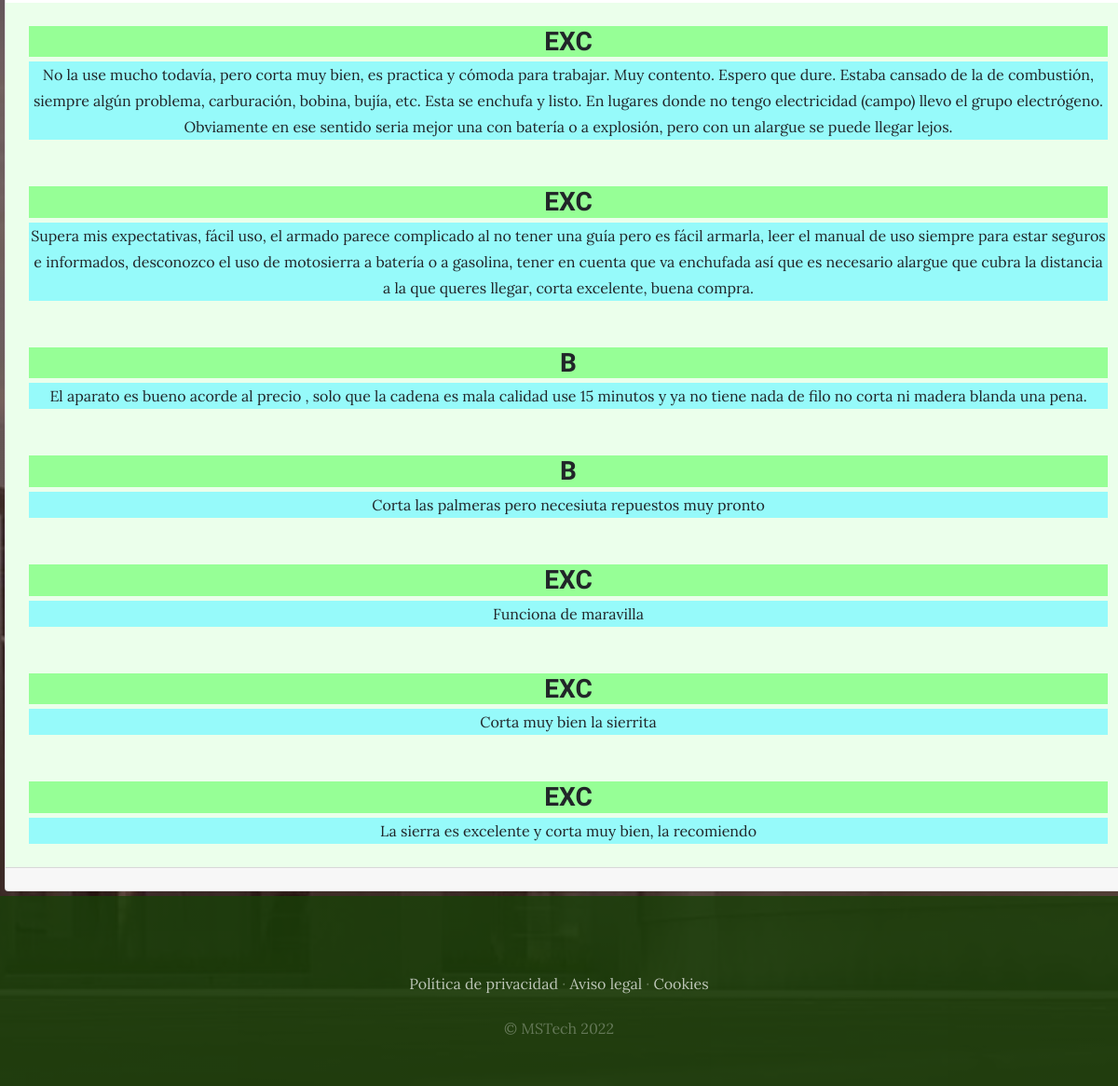
Before: /afterselling/opinion/3/ (lower part) with the older database file.
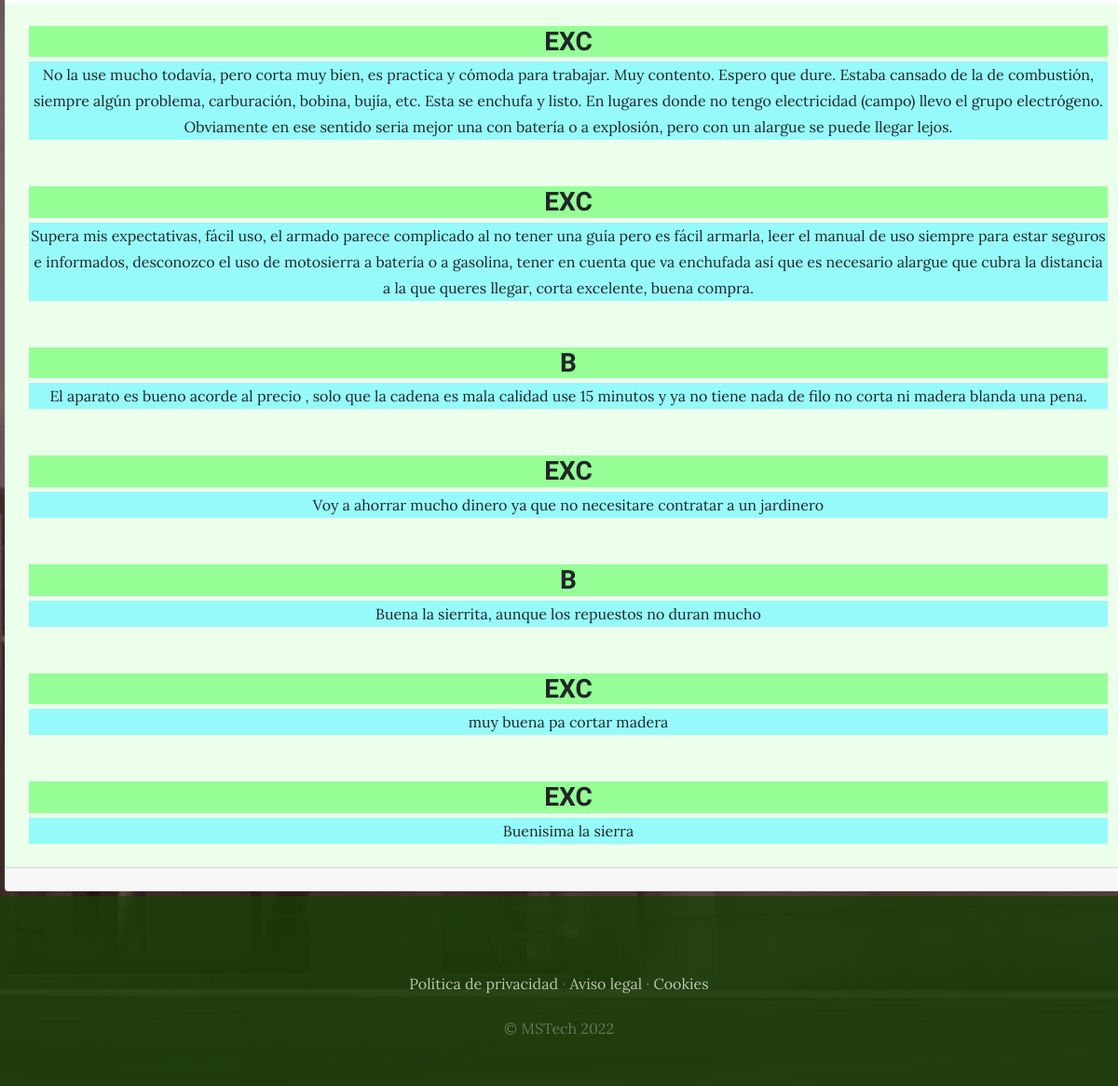
After: the same page with the newer database file.
### afterselling/models.py (models this page shows)
class Encuesta(models.Model):
    M = 'M'
    F = 'F'
    NB = 'N'
    GENERO_CHOICES = [
        (M, 'Masculino'),
        (F,'Femenino'),
        (NB, 'No binario'),
    ]
    genero = models.CharField(
        max_length=2,
        choices=GENERO_CHOICES ,
        default=F,
    )
    EXC = 'EXC'
    MB = 'MB'
    B = 'B'
    REG = 'REG'
    M = 'M'
    OPINION_PRODUCTO_CHOICES = [
        (EXC, 'Excelente'),
        (MB,'Muy bueno'),
        (B, 'Bueno'),
        (REG, 'Regular'),
        (M, 'Malisimo'),
    ]
    opinion = models.CharField(
        max_length=3,
        choices=OPINION_PRODUCTO_CHOICES ,
        default=B,
    )
    resenia=models.TextField(max_length=500)
    edades=models.IntegerField()
    PRIMARIO_I = 'PI'
    PRIMARIO_C = 'PC'
    SECUNDARIO_I = 'SI'
    SECUNDARIO_C = 'SC'
    UNIVERSITARIO_I = 'UI'
    UNIVERSITARIO_C = 'UC'
    POSTGRADO='PGR'
    ESTUDIOS_CHOICES = [
        (PRIMARIO_I, 'Primario incompleto'),
        (PRIMARIO_C, 'Primario completo'),
        (SECUNDARIO_I, 'Secundario incompleto'),
        (SECUNDARIO_C, 'Secundario completo'),
        (UNIVERSITARIO_I, 'Universitario incompleto'),
        (UNIVERSITARIO_C, 'Universitario completo'),
        (POSTGRADO,'Postgrado')
    ]
    estudios = models.CharField(
        max_length=3,
        choices=ESTUDIOS_CHOICES,
        default=SECUNDARIO_C,
    )
    producto = models.IntegerField(default=1)

### afterselling/views.py (the view)
# urls.py: path('opinion/<int:producto_id>/', views.opinion, name="opinion"),
def opinion(request,producto_id):
    opiniones=Encuesta.objects.filter(producto=producto_id)
    producto=Producto.objects.get(pk=producto_id)
    return render(request, "afterselling/opiniones.html",{'opiniones':opiniones,'producto':producto})

### carro/context_processor.py (called while the page is built)
def importe_total_carro(request):
    total=0
    if request.user.is_authenticated:
        for key, value in request.session["carro"].items():
            total=total+float(value["precio"])
    else:
        total="Debes hacer login"
    return {"importe_total_carro":total}

### afterselling/templates/afterselling/opiniones.html (shortened to what this page needs)
{% extends "ProyectoWebApp/base.html" %}
{% load static %}
{% block content %}
<div class="card" style="margin: 5px 5px;text-align: center;width: 100%">
     {% for o in opiniones %}
 <div class="card-body" style="text-align: center;background-color:rgb(235, 255, 235);">
            <h3 class="card-text" style="text-align: center;background-color:rgb(150, 255, 150);width: 100%; margin: 5px 5px;" ><strong>{{o.opinion}}</strong></h3>
            <p class="card-text" style="text-align: center;width: 100%; margin: 5px 5px;background-color:rgb(150, 250, 250);" >{{o.resenia}}</p>
        </div>
 {% endfor %}
        <div class="card-footer text-center">
        </div>
    </div>
{% endblock %}

Changed rows visible on the page:
no longer on this page (row edited): Encuesta: opinion "B", resenia "Corta las palmeras pero necesiuta repuestos muy pronto"
changed Encuesta: resenia "Funciona de maravilla" → "Voy a ahorrar mucho dinero ya que no necesitare contratar a un jardinero"
changed Encuesta: opinion "EXC" → "B"; resenia "Corta muy bien la sierrita" → "Buena la sierrita, aunque los repuestos no duran mucho"
changed Encuesta: resenia "La sierra es excelente y corta muy bien, la recomiendo" → "muy buena pa cortar madera"
added Encuesta: opinion "EXC", resenia "Buenisima la sierra"
